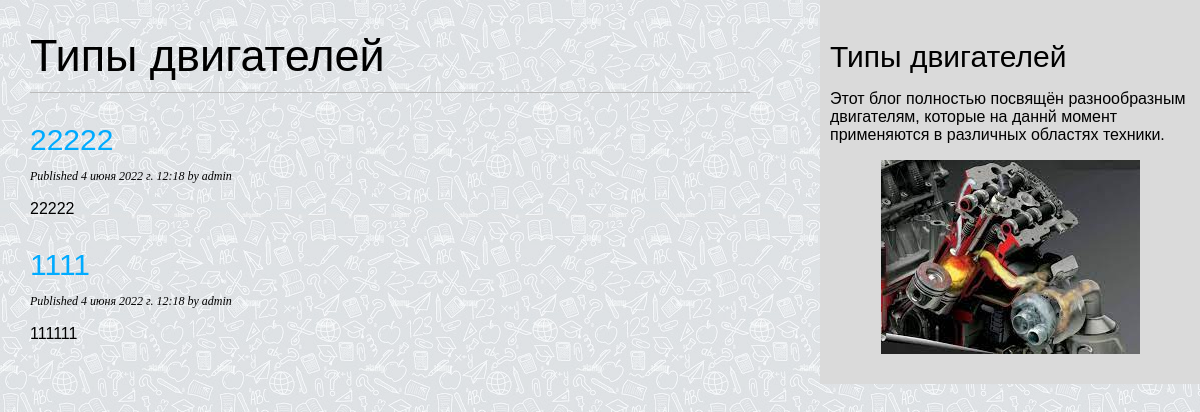
The page /blog/ on the database as committed earlier.
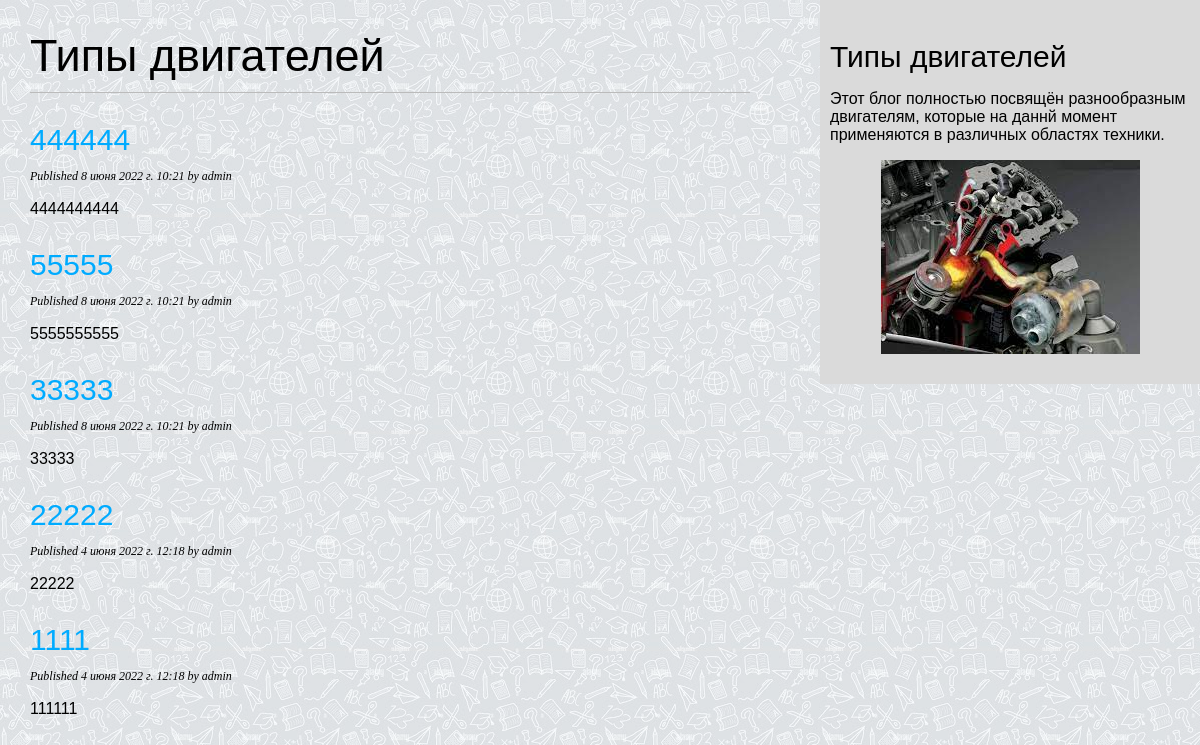
The same page on the database as committed later.
### blog/models.py (models this page shows, shortened)
class Post(models.Model):
    class Status(models.TextChoices):
        DRAFT = 'DF', 'Draft'
        PUBLISHED = 'PB', 'Published'
    title = models.CharField(max_length=250)
    slug = models.SlugField(max_length=250)
    author = models.ForeignKey(User,
    on_delete=models.CASCADE,
    related_name='blog_posts')
    body = models.TextField()
    publish = models.DateTimeField(default=timezone.now)
    created = models.DateTimeField(auto_now_add=True)
    updated = models.DateTimeField(auto_now=True)
    status = models.CharField(max_length=2,
    choices=Status.choices,
    default=Status.DRAFT)
    objects = models.Manager() # The default manager.
    published = PublishedManager() # Our custom manager.
    class Meta:
        ordering = ['-publish']
        indexes = [
            models.Index(fields=['-publish']),
        ]

### blog/views.py (the view)
# urls.py: path('', views.post_list, name='post_list'),
def post_list(request):
    posts = Post.published.all()
    return render(request,
    'blog/post/list.html',
    {'posts': posts})

### blog/models.py (called while the page is built)
    def get_queryset(self):
        return super().get_queryset()\
    .filter(status=Post.Status.PUBLISHED)

### blog/templates/blog/post/list.html (shortened to what this page needs)
{% extends "blog/base.html" %}
{% block content %}
  <h1>Типы двигателей</h1>
  {% for post in posts %}
    <h2>
      <a href="{% url 'blog:post_detail' post.id %}">
        {{ post.title }}
      </a>
    </h2>
    <p class="date">
      Published {{ post.publish }} by {{ post.author }}
    </p>
    {{ post.body|truncatewords:30|linebreaks }}
  {% endfor %}
{% endblock %}

### blog/templates/blog/base.html (shortened to what this page needs)
{% load static %}
<!DOCTYPE html>
<html>
<head>
  <link href="{% static 'css/blog.css' %}" rel="stylesheet">
</head>
<body>
  <div id="content">
    {% block content %}
    {% endblock %}
  </div>
  <div id="sidebar">
    <h2>Типы двигателей</h2>
    <p>Этот блог полностью посвящён разнообразным двигателям, которые на даннй момент применяются в различных областях техники.</p>
    <p class="sidebar_img"><img src="{% static 'img/12.jpg' %}"></p>
  </div>
</body>
</html>

### blog/static/css/blog.css (style rules this page uses)
body { margin:0; padding:0; font-family:helvetica, sans-serif; background-image: url(../img/images.png); }
a { color:#00abff; text-decoration:none; }
h1 { font-weight:normal; font-size: 45px; border-bottom:1px solid #bbb; padding:0 0 10px 0; }
h2 { font-weight:normal; font-size: 30px; margin:30px 0 0; }
#content { float:left; width:60%; padding:0 0 0 30px; }
#sidebar { float:right; width:30%; padding:10px; background:#dadada; height:100%; }
p.date { color:#000; font-family: georgia, serif; font-size: 12px; font-style: italic; }
.sidebar_img { text-align: center; }

Rows that differ between the two databases and show on the page:
added Post: title "444444", publish "8 июня 2022 г. 10:21", author "admin", body "4444444444"
added Post: title "55555", publish "8 июня 2022 г. 10:21", author "admin", body "5555555555"
added Post: title "33333", publish "8 июня 2022 г. 10:21", author "admin", body "33333"
